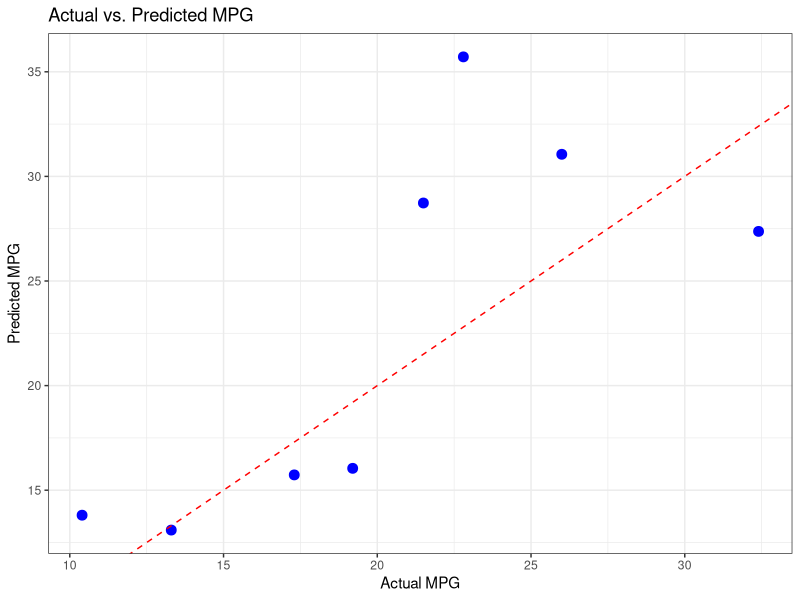

Reproduce this figure in R.
# Load libraries
library(ggplot2)
library(caret)

data(mtcars)
set.seed(42)

# Split data into training and test sets (70/30 split)
train_index <- createDataPartition(mtcars$mpg, p = 0.7, list = FALSE)
train_data <- mtcars[train_index, ]
test_data  <- mtcars[-train_index, ]

# Train a linear regression model to predict mpg
model_reg <- train(mpg ~ ., data = train_data, method = "lm")

# Predict on the test set and calculate performance metrics
pred_reg <- predict(model_reg, test_data)
rmse <- sqrt(mean((pred_reg - test_data$mpg)^2))
cat("Test RMSE:", round(rmse, 2), "\n")

# Create a data frame with actual, predicted values, and residuals
results <- data.frame(
  actual = test_data$mpg,
  predicted = pred_reg,
  residuals = test_data$mpg - pred_reg
)

# Scatter plot: Actual vs. Predicted
ggplot(results, aes(x = actual, y = predicted)) +
  geom_point(color = "blue", size = 3) +
  geom_abline(intercept = 0, slope = 1, color = "red", linetype = "dashed") +
  labs(title = "Actual vs. Predicted MPG",
       x = "Actual MPG",
       y = "Predicted MPG") +
  theme_bw()